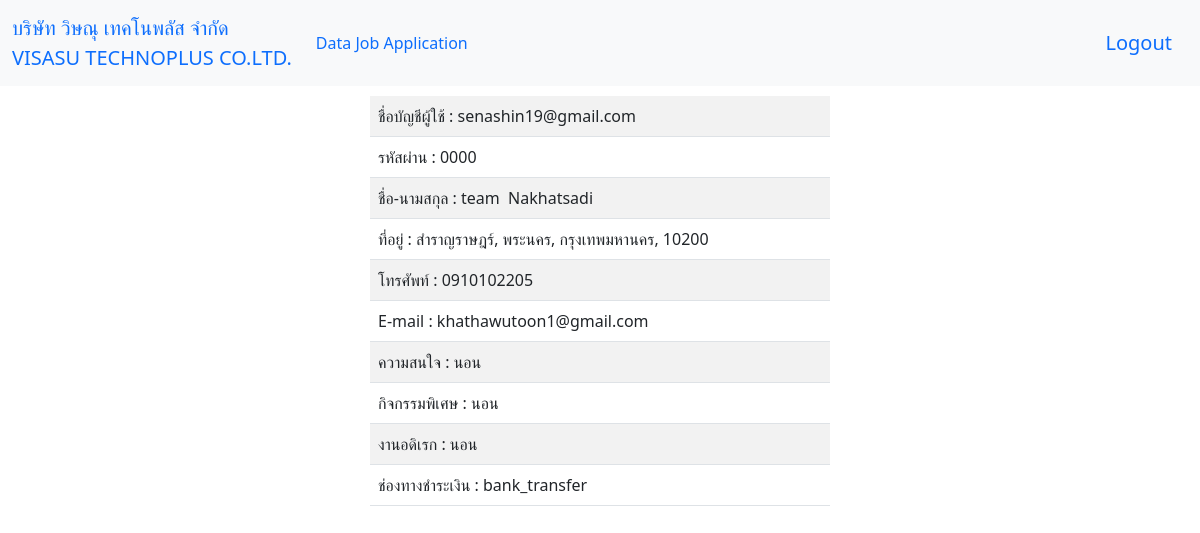
The app's page /showmember.php (signed in) with its own data.
### tables this page shows
CREATE TABLE `member` (
  `ID` int(11) NOT NULL,
  `username` varchar(100) NOT NULL,
  `password` varchar(100) NOT NULL,
  `name` varchar(100) NOT NULL,
  `sername` varchar(100) NOT NULL,
  `address` text NOT NULL,
  `telephone` varchar(15) NOT NULL,
  `email` varchar(100) NOT NULL,
  `interest` varchar(100) NOT NULL,
  `special_events` varchar(250) NOT NULL,
  `hobby` varchar(150) NOT NULL,
  `payment` varchar(100) NOT NULL
);

### showmember.php (the view, shortened to what this page needs)
<!DOCTYPE html>
<html lang="en">
<head>
    <link rel='stylesheet' href='https://cdn.datatables.net/1.13.5/css/dataTables.bootstrap5.min.css'>
    <link rel="stylesheet" href="css/bootstrap.min.css" type='text/css'>
</head>
<body>
    <nav class="navbar navbar-expand-lg bg-light">
        <div class="container-fluid">
            <a class="navbar-brand" href="#"><span>บริษัท
                    วิษณุ เทคโนพลัส จำกัด<br>VISASU TECHNOPLUS CO.LTD.</span></a>
            <div class="collapse navbar-collapse" id="navbarScroll">
                <ul class="navbar-nav me-auto my-2 my-lg-0 navbar-nav-scroll" style="--bs-scroll-height: 100px;">
                    <li class="nav-item">
                        <a class="nav-link active" aria-current="page" href="show.php">Data Job Application</a>
                    </li>
                </ul>
                <form class="d-flex" role="search">
                    <span>
                        <a class="navbar-brand" href="logout.php">Logout</a>
                    </span>
                </form>
            </div>
        </div>
    </nav>
    <?php
    include "connection.php";
    $sql = "SELECT * FROM member WHERE username = '{$_SESSION['user_login']}';";
    $result = $conn->query($sql);
    if ($result->num_rows > 0) {
        while ($row = $result->fetch_assoc()) {
    ?>
            <div class='container' style="margin: auto; width: 40%; padding: 10px;">
                <table class="table table-striped">
                    <tbody>
                        <tr>
                            <td><?php echo "ชื่อบัญชีผู้ใช้ : " . $row['username'] ?></td>
                        </tr>
                        <tr>
                            <td><?php echo "รหัสผ่าน : " . $row['password'] ?></td>
                        </tr>
                        <tr>
                            <td><?php echo "ชื่อ-นามสกุล : " . $row["name"] . "&nbsp&nbsp" . $row["sername"] ?></td>
                        </tr>
                        <tr>
                            <td><?php echo "ที่อยู่ : " . $row['address'] ?></td>
                        </tr>
                        <tr>
                            <td><?php echo "โทรศัพท์ : " . $row['telephone'] ?></td>
                        </tr>
                        <tr>
                            <td><?php echo "E-mail : " . $row['email'] ?></td>
                        </tr>
                        <tr>
                            <td><?php echo "ความสนใจ : " . $row['interest'] ?></td>
                        </tr>
                        <tr>
                            <td><?php echo "กิจกรรมพิเศษ : " . $row['special_events'] ?></td>
                        </tr>
                        <tr>
                            <td><?php echo "งานอดิเรก : " . $row['hobby'] ?></td>
                        </tr>
                        <tr>
                            <td><?php echo  "ช่องทางชำระเงิน : " . $row['payment'] ?></td>
                        </tr>
                    </tbody>
                </table>
            </div>
    <?php
        }
    }
    ?>
</body>
</html>

### records on screen
member: username "senashin19@gmail.com", password "0000", name "team", sername "Nakhatsadi", address "สำราญราษฎร์, พระนคร, กรุงเทพมหานคร, 10200", telephone "0910102205", email "khathawutoon1@gmail.com", interest "นอน", special_events "นอน", hobby "นอน", payment "bank_transfer"
